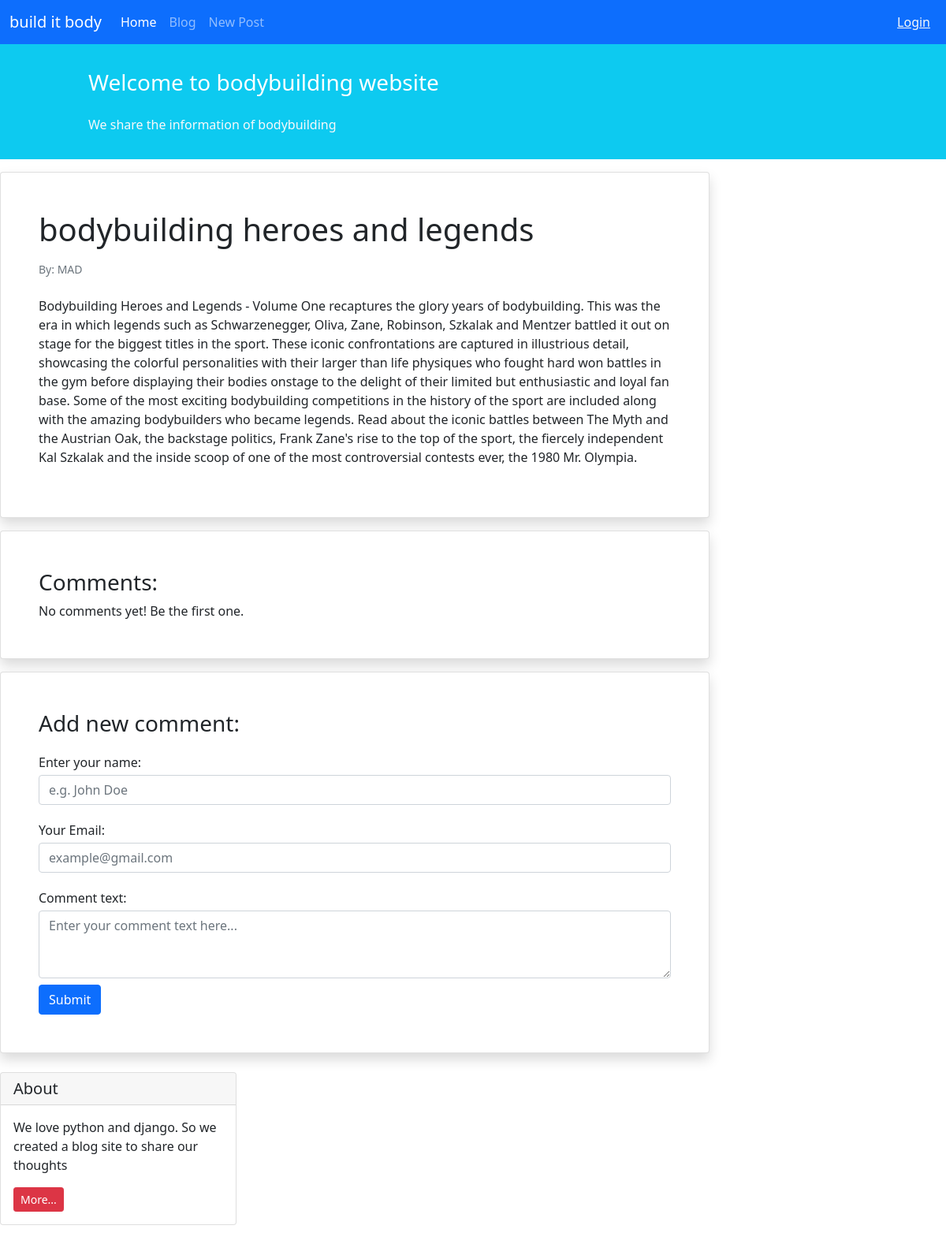
The app's page /blog/2/ with its own data.
### blog/models.py (models this page shows, shortened)
class Post(models.Model):
    STATUS_CHOICES = (
        ('pub', 'Published'),
        ('drf', 'Draft'),
    )
    title = models.CharField(max_length=100)
    text = models.TextField()
    author = models.ForeignKey('auth.User', on_delete=models.CASCADE)
    datatime_created = models.DateTimeField(auto_now_add=True)
    datatime_modified = models.DateTimeField(auto_now=True)
    status = models.CharField(choices=STATUS_CHOICES, max_length=3)

### blog/views.py (the view)
# urls.py: path('<int:pk>/', views.PostDetailView.as_view(), name='posts_detail'),
class PostDetailView(generic.DetailView):
    model = Post
    template_name = 'blog/post_detail.html'
    context_object_name = 'post'

### blog/templates/blog/post_detail.html (shortened to what this page needs)
{% extends '_base.html' %}
{% block content %}
    <div class="col-9">
        <div class="card shadow my-3 p-5">
            <h1>{{ post.title }}</h1>
            <p class="small text-muted mt-2">By: {{ post.author }}</p>
            <p class="mt-2">{{ post.text }}</p>
        </div>
        <div class="card shadow my-3 p-5">
            <h3>Comments:</h3>
            No comments yet! Be the first one.
        </div>
        <div class="card shadow my-3 p-5">
            <h3>Add new comment:</h3>
            <form method="POST">
                <div class="form-group py-2">
                    <label class="py-1" for="author_name">Enter your name:</label>
                    <input type="text" class="form-control" placeholder="e.g. John Doe" name="author_name">
                </div>
                <div class="form-group py-2">
                    <label class="py-1" for="email">Your Email:</label>
                    <input type="email" class="form-control" placeholder="example@gmail.com" name="email">
                </div>
                <div class="form-group py-2">
                    <label class="py-1" for="comment_text">Comment text:</label>
                    <textarea class="form-control" name="text" rows="3"
                              placeholder="Enter your comment text here..."></textarea>
                </div>
                <button type="submit" class="btn btn-primary">Submit</button>
            </form>
        </div>
    </div>
    <div class="col-3">
        <div class="card my-4">
            <h5 class="card-header">About</h5>
            <div class="card-body">
                <p class="card-text">We love python and django. So we created a blog site to share our
                    thoughts</p>
                <a href="#"
                   class="btn btn-sm btn-danger">
                    More...
                </a>
            </div>
        </div>
    </div>
{% endblock content %}

### records on screen
Post: title "bodybuilding heroes and legends", author "MAD", text "Bodybuilding Heroes and Legends - Volume One recaptures the glory years of bodybuilding. This was the era in which legends such as Schwarzenegger, Oliva, Zane, Robinson, Szkalak and Mentzer battled it out on stage for the biggest titles in the sport. These iconic confrontations are captured in illustrious detail, showcasing the colorful personalities with their larger than life physiques who fought hard won battles in the gym before displaying their bodies onstage to the delight of their limited but enthusiastic and loyal fan base. Some of the most exciting bodybuilding competitions in the history of the sport are included along with the amazing bodybuilders who became legends. Read about…"
